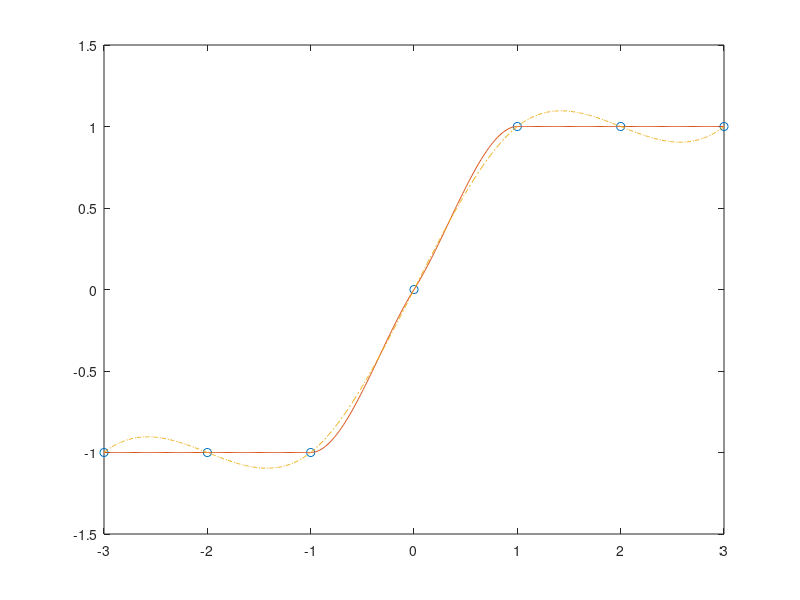

MATLAB code to generate this figure: (Note: this script raises an error after producing the figure.)
%expchip
x = -3:3; 
y = [-1 -1 -1 0 1 1 1]; 
t = -3:.01:3;
p = pchip(x,y,t);
s = spline(x,y,t);
plot(x,y,'o',t,p,'-',t,s,'-.')
legend({'data','pchip','spline'},4)